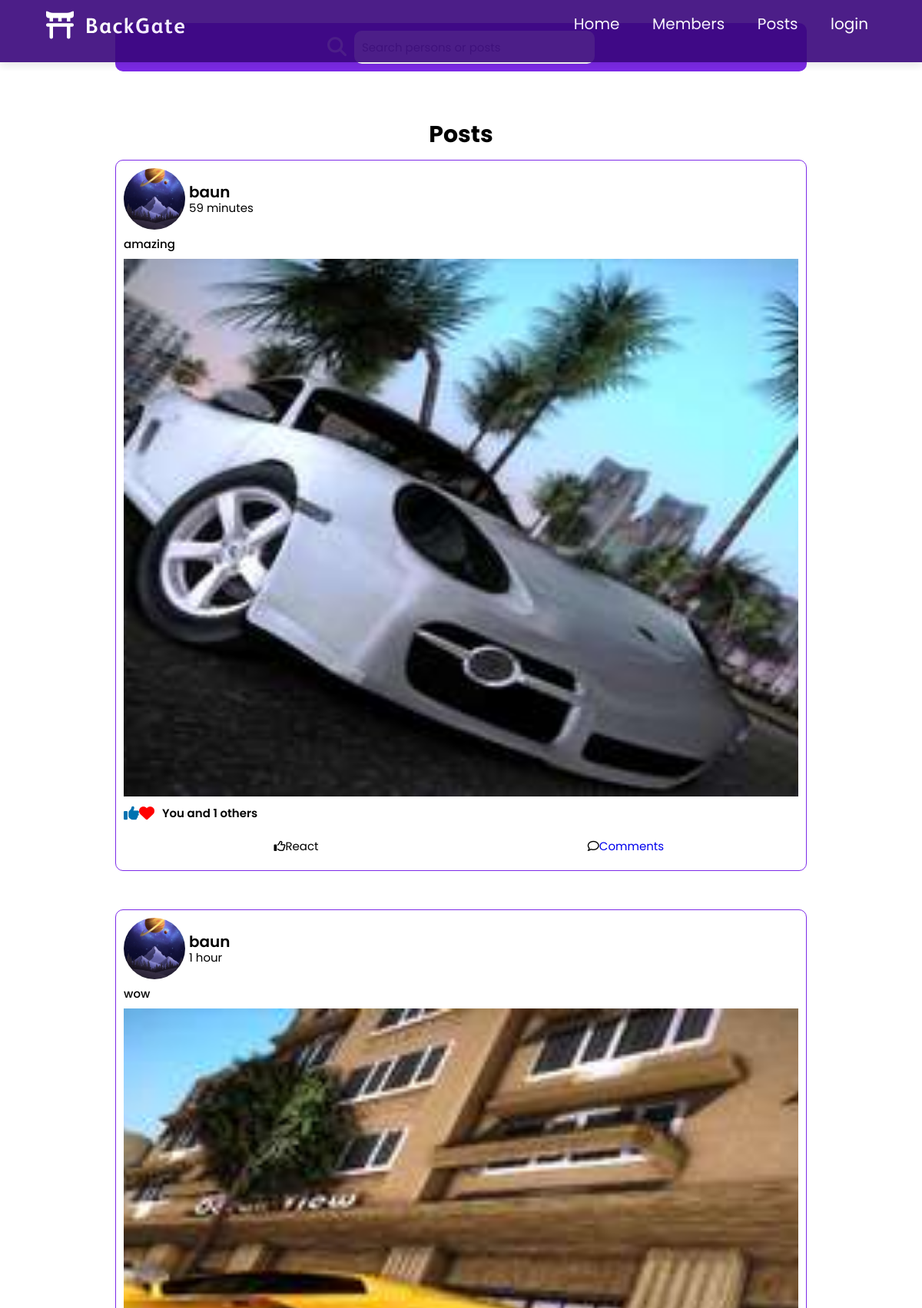
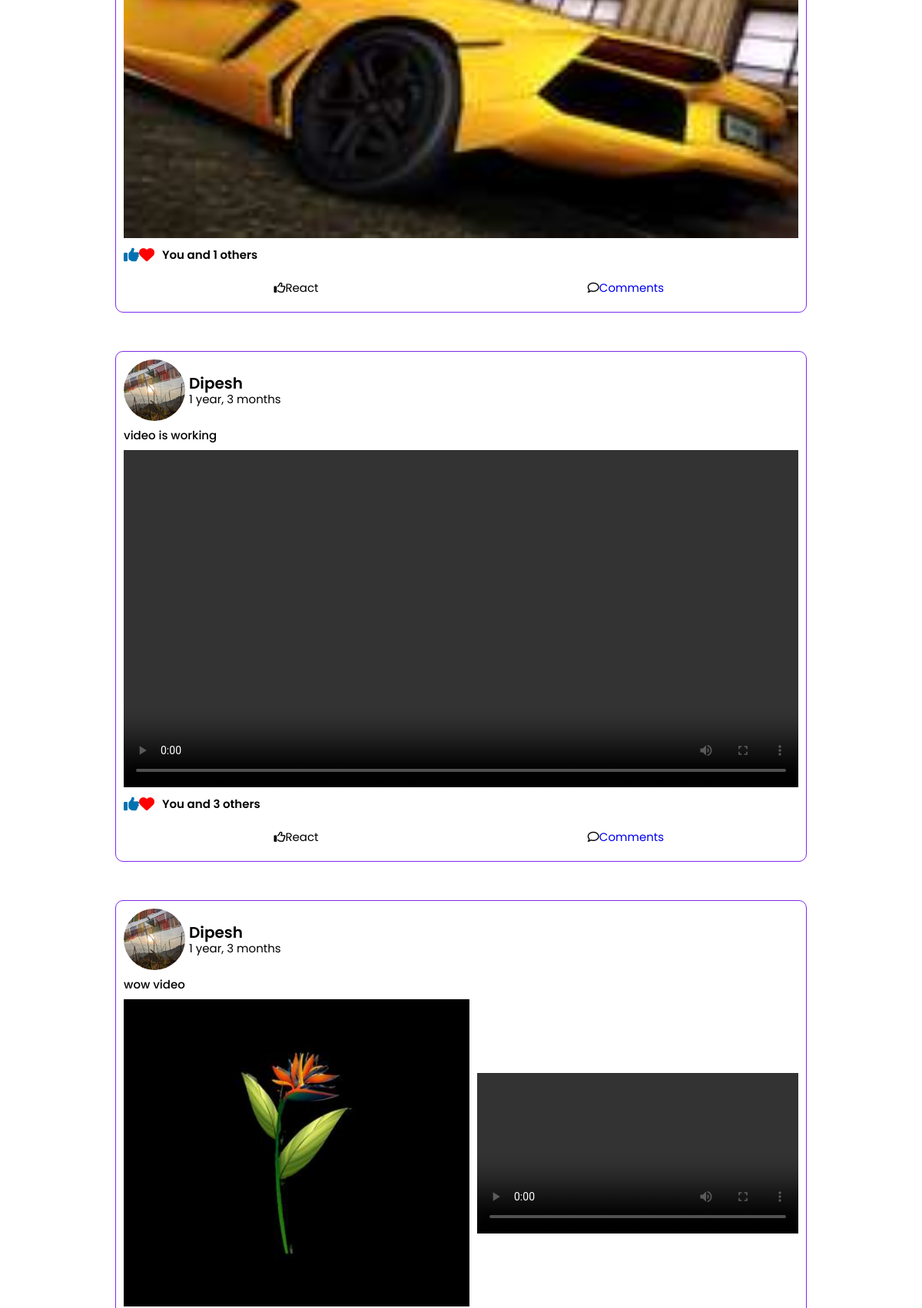
/posts/ (upper part), run on the app's committed database (2 pictures, top to bottom).
### core/models.py (models this page shows, shortened)
class Posts(models.Model):
    member = models.ForeignKey(Member , on_delete=models.CASCADE  )
    description = models.TextField(max_length=200)
    post_picture = ResizedImageField(
        upload_to="post_images/", null=True, blank=True , default='' )
    post_video = models.FileField(
        upload_to="post_videos/", null=True, blank=True , default='')
    date_created = models.DateTimeField(auto_now_add=True, null=True)

class Member(models.Model):
    CATEGORY = (
        ('BCT', 'BCT'),
        ('BME', 'BME'),
        ('BCE', 'BCE'),
        ('BAG', 'BAG'),
        ('BARCH', 'BARCH'),
        ('CA', 'CA'),
    )
    user = models.OneToOneField(
        User, null=True, blank=True, on_delete=models.CASCADE)
    batch = models.IntegerField(default=2078)
    faculty = models.CharField(
        max_length=200, choices=CATEGORY, default='BME')
    profile_pic = ResizedImageField(size=[1080, 1080], quality=95, crop=['middle', 'center'],
                                    upload_to="customer_images/", default='default.webp')
    qr_code = ResizedImageField(size=[1080, 1080], quality=95,
                                    upload_to="qr_images/", default='qr.jpeg')
    def __str__(self):
        return self.user.username

### core/views.py (the view, shortened to what this page needs)
# urls.py: path('posts/', views.post, name='post'),
def post(request):
    posts = Posts.objects.all().order_by('-date_created')
    f = PostFilter(request.GET , queryset=posts)
    posts = f.qs
    search_value = request.GET.get('description')
    context={
         'filter': f,
        "posts":posts,
        "search_value":search_value
    }
    if request.user.is_anonymous:
        return render(request, 'core/post.html', context)
    return render(request, 'core/post.html', context)

### core/templates/core/post.html (shortened to what this page needs)
{% load static %}
{% load static %}
<!DOCTYPE html>
<html lang="en">
<head>
    <link rel="stylesheet" href="{% static 'core/home.css' %}" />
    <link rel="stylesheet" href="{% static 'core/post.css' %}" />
</head>
<body>
    <section class="header">
        <div class="navbar">
            <a href=""><i class="fa-solid fa-torii-gate gate"></i><img src="{% static 'core/logo.svg' %} "
                    alt="logo" /></a>
            <nav id="navItems">
                <a href="{% url 'home' %}">Home</a>
                <a href="#members">Members</a>
                <a href="{% url 'post' %}">Posts</a>
                {% if user.is_anonymous %}
                <a href="{% url 'account_login' %}">login</a>
                {% else %}
                <a href="{% url 'accountSettings' %}" style="color: rgb(231, 53, 225);">Hello! {{user}}</a>
                {% endif %}
            </nav>
        </div>
    </section>
    </head>
    <section id="searchBar" class="searchBar">
        <div class="container">
            <div class="searchbarContainer">
                <label for="search"></label>
                <form method="get">
                </form>
            </div>
        </div>
    </section>
    <section id="posts">
        <h1 class="heading">Posts</h1>
        <div class="postContainer">
            {% for post in posts %}
            <div class="post post1">
                <div class="top">
                    <div class="imageContainer">
                        <img src="{{post.member.profile_pic.url}}">
                    </div>
                    <div class="personNameAndTime">
                        <a href="{% url 'personal_post' post.member.id %}">
                            {% if request.user.member == post.member %}
                            <h3 class="personName" style="color: rgb(0, 114, 185);">{{post.member}}</h3>
                            {% else%}
                            <h3 class="personName" style="color: rgb(0, 0, 0);">{{post.member}}</h3>
                            {% endif %}
                        </a>
                        <p class="time">{{post.date_created|timesince}}</p>
                    </div>
                </div>
                <div class="bottom">
                    <div class="postTitle">
                        {{post.description}}
                    </div>
                    <div class="photoContainer">
                        {% if post.post_picture and post.post_video %}
                        <div class="collage">
                            <img src="{{ post.post_picture.url }}" class="collage-image">
                            <video src="{{ post.post_video.url }}" controls class="collage-video"></video>
                        </div>
                        {% else %}
                        {% if post.post_picture %}
                        <img src="{{ post.post_picture.url }}">
                        {% endif %}
                        {% if post.post_video %}
                        <video src="{{ post.post_video.url }}" controls></video>
                        {% endif %}
                        {% endif %}
                    </div>
                    <div class="reactIcons">
                        <i class="fa-sharp fa-solid fa-thumbs-up"></i>
                        <i class="fa-sharp fa-solid fa-heart"></i>
                        <p class="text">You and {{post.description|wordcount}} others</p>
                    </div>
                    <div class="reactAndCommentContainer">
                        <button class="reactButton"><i class="fa-regular fa-thumbs-up"></i>React</button>
                        <button class="commentButton"><i class="fa-regular fa-comment"><a
                                    href="{% url 'home' %}"></i>Comments</button></a>
                    </div>
                </div>
            </div>
            {% endfor %}
        </div>
    </section>
</html>

### core/static/core/home.css (style rules this page uses)
:root { --primaryColor: #39067c; --primaryLightColor: #420493; --btn-color: #7d2ae8; --black: #222; ---white: #fff; --light-black: #777; --light-white: #fff9; --dark-bg: rgba(0, 0, 0, .7); --light-bg: #eee; --border: .1rem solid var(--btn-color); --box-shadow: 0 .5rem 1rem rgba(0, 0, 0, .1); --text-shadow: 0 1.5rem 3rem rgba(0, 0, 0, .3); }
* { margin: 0; padding: 0; box-sizing: border-box; font-family: 'Poppins', sans-serif; text-decoration: none; }
html { font-size: 62.5%; overflow-x: hidden; }
body { position: relative; scroll-behavior: smooth; }
section { padding: 2rem 7%; }
.heading { font-size: 3rem; margin-bottom: 1rem; text-align: center; }
.header { padding-top: 1rem; box-shadow: var(--box-shadow); background-color: var(--primaryColor); position: absolute; top: 0; right: 0; left: 0; opacity: 0.9; z-index: 10000; }
.header .navbar { display: flex; align-items: center; justify-content: space-between; }
.header .navbar .gate { font-size: 3.6rem; color: var(---white); }
.header .navbar nav a { font-size: 2rem; color: white; margin-left: 2rem; padding: .5rem 1rem; border-radius: .5rem; transition: all .2s; }
#posts .postContainer { display: grid; grid-template-columns: repeat(auto-fit, minmax(45rem, 1fr)); justify-content: center; gap: 3rem; }
#posts .post { border: var(--border); padding: 1rem; margin: auto; }
#posts .post .top { display: flex; align-items: center; justify-content: flex-start; gap: .5rem; line-height: 1.2; }
#posts .post .top .imageContainer { height: 8rem; width: 8rem; border-radius: 50%; }
#posts .post .top .imageContainer img { width: 100%; height: 100%; border-radius: 50%; }
#posts .post .top .personName { font-size: 2rem; font-weight: 600; }
#posts .post .top .time { font-size: 1.5rem; }
#posts .post .bottom .photoContainer img { width: 100%; height: 30rem; object-fit: cover; object-position: center; }
.bottom .postTitle { font-size: 1.5rem; line-height: 1.2; margin: 1rem 0; font-weight: 500; }
.bottom .reactIcons { display: flex; align-items: center; margin: 1rem 0; }
.bottom .reactIcons i { font-size: 2rem; }
.bottom .reactIcons .fa-thumbs-up { color: #0072b1; }
.bottom .reactIcons .fa-heart { color: red; }
.bottom .reactIcons .text { font-size: 1.5rem; margin-left: 1rem; font-weight: 600; }
.bottom .reactAndCommentContainer { display: grid; grid-template-columns: 1fr 1fr; padding: 1rem; }
.bottom .reactAndCommentContainer button { border: none; font-size: 1.5rem; background-color: #fff; cursor: pointer; }
@media (max-width:1200px) { section { padding: 3rem 5%; } }

### data on the page
Posts: member.profile_pic (picture), member "baun", date_created "59 minutes", description "amazing", post_picture (picture), description "1"
Posts: member.profile_pic (picture), member "baun", date_created "1 hour", description "wow", post_picture (picture), description "1"
Posts: member.profile_pic (picture), member "Dipesh", date_created "1 year, 3 months", description "video is working", description "3"
Posts: member.profile_pic (picture), member "Dipesh", date_created "1 year, 3 months", description "wow video", post_picture (picture)
